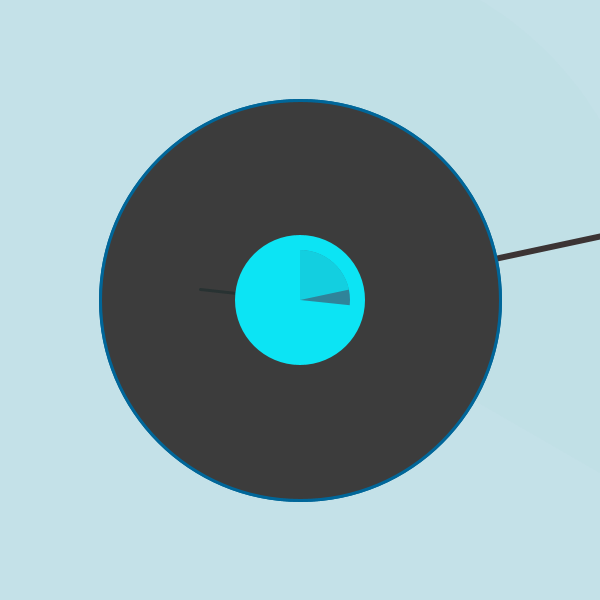
Frame 1 (no input)
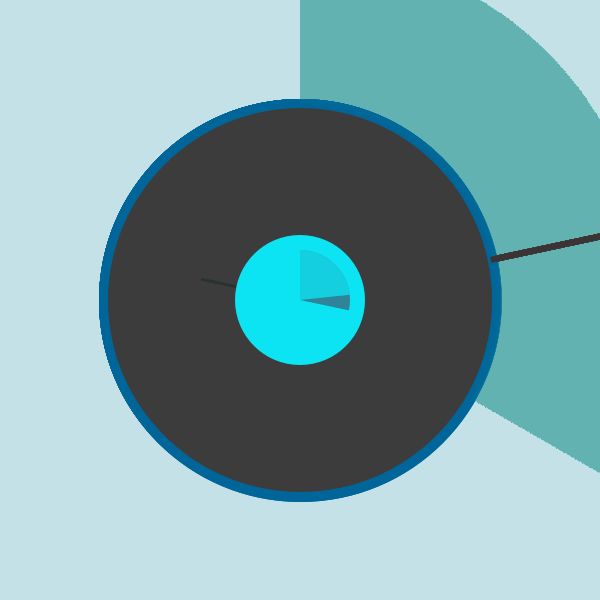
Frame 60 (the mouse pressed at the canvas centre just before this capture)
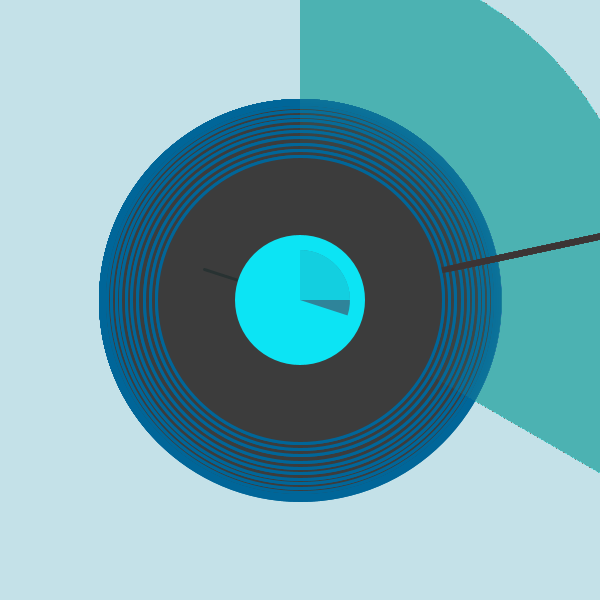
Frame 120 (the mouse held since frame 60 and released just before this capture)

The Processing sketch that drew these frames (run headless with seeded random() and noise(); from frame 60 on, the mouse is pressed at the canvas centre):

// Processing sketch: processing_73112
// ── processing_73112.pde

int hours;
int minutes;
int seconds;
float coas;
float angle =0;
float shift=100;
float wut;


void setup() {
    size (600,600);
    
    background(196,225,232);
}

void draw() {
  
  hours = hour();
  minutes = minute();
  seconds = second();
  
   float ang = radians(wut);


  coas = width/2 + (shift * cos(ang));
fill(60);

strokeWeight(3);
  stroke(0, 102, 153);
  ellipse(300, 300, coas,coas);

  wut += seconds*.2;
  
  //minutes
    strokeWeight(6);
  stroke(60, 50, 50);
  pushMatrix();
  translate(300,300);
  rotate(radians(6 * minutes));
  line(0,0,0,-450);
  popMatrix();


//hours
   strokeWeight(8);
  noStroke();
  pushMatrix();
  translate(300,300);
  rotate(radians(-90));
   fill(47,132,154,5);
  arc(0, 0, 700, 700, 0, (hours*TWO_PI/12)); 
  popMatrix();


  fill(60);

strokeWeight(3);
  stroke(0, 102, 153);
  ellipse(300, 300, coas,coas);

  wut += seconds*.2;

  
 coas = width/2 + (shift * cos(ang));
  

 
 if(hours>12) {
   hours -=12;
 }
 
 
 translate (300,300);
 rotate (radians(-90));

 strokeWeight(3);
  stroke(40, 50, 50);
  pushMatrix();
  rotate(radians(6 * seconds));
  line(0,0, -100,0);
  popMatrix();
  
  //inner
  noStroke();
   fill(12,228,244);
  ellipse(0, 0, 130, 130);
  fill(47,132,154);
  arc(0, 0, 100, 100, 0, (seconds*TWO_PI/60)); 
  fill(12,228,244,200);
  arc(0, 0, 100, 100, 0, ((seconds-3)*TWO_PI/60)); 


}
